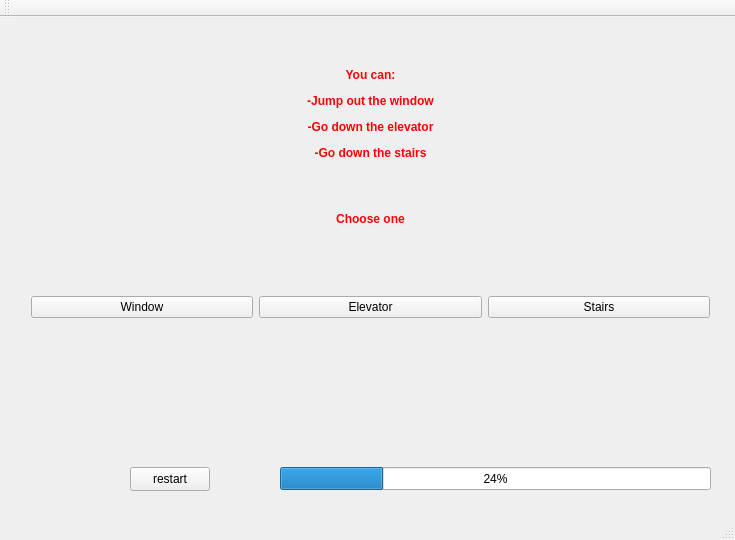
<?xml version="1.0" encoding="UTF-8"?>
<ui version="4.0">
 <class>MainWindow</class>
 <widget class="QMainWindow" name="MainWindow">
  <property name="geometry">
   <rect>
    <x>0</x>
    <y>0</y>
    <width>735</width>
    <height>540</height>
   </rect>
  </property>
  <property name="windowTitle">
   <string>MainWindow</string>
  </property>
  <property name="styleSheet">
   <string notr="true">QPushButton:hover
{
	background-color: green;
}2</string>
  </property>
  <widget class="QWidget" name="centralWidget">
   <widget class="QStackedWidget" name="stackedWidget">
    <property name="geometry">
     <rect>
      <x>0</x>
      <y>0</y>
      <width>741</width>
      <height>441</height>
     </rect>
    </property>
    <property name="layoutDirection">
     <enum>Qt::LeftToRight</enum>
    </property>
    <property name="currentIndex">
     <number>0</number>
    </property>
    <widget class="QWidget" name="page">
     <widget class="QWidget" name="layoutWidget">
      <property name="geometry">
       <rect>
        <x>20</x>
        <y>260</y>
        <width>701</width>
        <height>61</height>
       </rect>
      </property>
      <layout class="QHBoxLayout" name="horizontalLayout">
       <item>
        <widget class="QPushButton" name="windowBtn">
         <property name="text">
          <string>Window</string>
         </property>
        </widget>
       </item>
       <item>
        <widget class="QPushButton" name="elevatorBtn">
         <property name="text">
          <string>Elevator</string>
         </property>
        </widget>
       </item>
       <item>
        <widget class="QPushButton" name="stairsBtn">
         <property name="text">
          <string>Stairs</string>
         </property>
        </widget>
       </item>
      </layout>
     </widget>
     <widget class="QLabel" name="label">
      <property name="geometry">
       <rect>
        <x>30</x>
        <y>40</y>
        <width>681</width>
        <height>181</height>
       </rect>
      </property>
      <property name="text">
       <string>&lt;html&gt;&lt;head/&gt;&lt;body&gt;&lt;p align=&quot;center&quot;&gt;&lt;span style=&quot; font-weight:600; color:#fc0107;&quot;&gt;You can:&lt;/span&gt;&lt;/p&gt;&lt;p align=&quot;center&quot;&gt;&lt;span style=&quot; font-weight:600; color:#fc0107;&quot;&gt;-Jump out the window&lt;/span&gt;&lt;/p&gt;&lt;p align=&quot;center&quot;&gt;&lt;span style=&quot; font-weight:600; color:#fc0107;&quot;&gt;-Go down the elevator&lt;/span&gt;&lt;/p&gt;&lt;p align=&quot;center&quot;&gt;&lt;span style=&quot; font-weight:600; color:#fc0107;&quot;&gt;-Go down the stairs&lt;/span&gt;&lt;/p&gt;&lt;p align=&quot;center&quot;&gt;&lt;br/&gt;&lt;/p&gt;&lt;p align=&quot;center&quot;&gt;&lt;span style=&quot; font-weight:600; color:#fc0107;&quot;&gt;Choose one&lt;/span&gt;&lt;/p&gt;&lt;/body&gt;&lt;/html&gt;</string>
      </property>
     </widget>
    </widget>
    <widget class="QWidget" name="page_2">
     <widget class="QFrame" name="frame_2">
      <property name="geometry">
       <rect>
        <x>0</x>
        <y>-1</y>
        <width>741</width>
        <height>441</height>
       </rect>
      </property>
      <property name="styleSheet">
       <string notr="true">#frame_2 {
	background : url(:/images/fire.jpg);
	background-attachment: fixed;
	background-repeat: norepeat;
	background-color: rgb(211, 210, 204);
	background-position: centre
}</string>
      </property>
      <property name="frameShape">
       <enum>QFrame::StyledPanel</enum>
      </property>
      <property name="frameShadow">
       <enum>QFrame::Raised</enum>
      </property>
      <widget class="QLabel" name="windowDeathLabel">
       <property name="geometry">
        <rect>
         <x>120</x>
         <y>50</y>
         <width>501</width>
         <height>281</height>
        </rect>
       </property>
       <property name="styleSheet">
        <string notr="true">#windowDeathLabel{
	font-family : &quot;Times New Roman&quot;, Times, serif;
	font-size: 40px;
	font-weight: bold;
	font-variant: small-caps;
	color: black;
	text-align: center;
}</string>
       </property>
       <property name="text">
        <string>                  You Died</string>
       </property>
      </widget>
      <widget class="QLabel" name="fireLabel">
       <property name="geometry">
        <rect>
         <x>50</x>
         <y>240</y>
         <width>201</width>
         <height>201</height>
        </rect>
       </property>
       <property name="text">
        <string/>
       </property>
      </widget>
     </widget>
    </widget>
    <widget class="QWidget" name="page_3">
     <widget class="QFrame" name="frame">
      <property name="geometry">
       <rect>
        <x>10</x>
        <y>10</y>
        <width>721</width>
        <height>431</height>
       </rect>
      </property>
      <property name="styleSheet">
       <string notr="true">#frame {
	background : url(:/images/closed_elevator.png);
	background-attachment: fixed;
	background-repeat: norepeat;
	background-color: rgb(211, 210, 204);
	background-position: centre
}</string>
      </property>
      <property name="frameShape">
       <enum>QFrame::StyledPanel</enum>
      </property>
      <property name="frameShadow">
       <enum>QFrame::Raised</enum>
      </property>
      <widget class="QRadioButton" name="radioButton">
       <property name="geometry">
        <rect>
         <x>500</x>
         <y>220</y>
         <width>16</width>
         <height>22</height>
        </rect>
       </property>
       <property name="styleSheet">
        <string notr="true"/>
       </property>
       <property name="text">
        <string/>
       </property>
      </widget>
      <widget class="QPushButton" name="enterLiftBtn">
       <property name="geometry">
        <rect>
         <x>320</x>
         <y>350</y>
         <width>80</width>
         <height>24</height>
        </rect>
       </property>
       <property name="text">
        <string>Enter</string>
       </property>
      </widget>
     </widget>
    </widget>
    <widget class="QWidget" name="page_4">
     <widget class="QLabel" name="label_2">
      <property name="geometry">
       <rect>
        <x>20</x>
        <y>20</y>
        <width>371</width>
        <height>81</height>
       </rect>
      </property>
      <property name="text">
       <string>In lift, go up you live, go down die of smoke</string>
      </property>
     </widget>
     <widget class="QLCDNumber" name="floorNumber">
      <property name="geometry">
       <rect>
        <x>260</x>
        <y>100</y>
        <width>231</width>
        <height>91</height>
       </rect>
      </property>
      <property name="segmentStyle">
       <enum>QLCDNumber::Filled</enum>
      </property>
     </widget>
     <widget class="QPushButton" name="upBtn">
      <property name="geometry">
       <rect>
        <x>250</x>
        <y>200</y>
        <width>111</width>
        <height>61</height>
       </rect>
      </property>
      <property name="text">
       <string>UP</string>
      </property>
     </widget>
     <widget class="QPushButton" name="downBtn">
      <property name="geometry">
       <rect>
        <x>390</x>
        <y>200</y>
        <width>121</width>
        <height>61</height>
       </rect>
      </property>
      <property name="text">
       <string>DOWN</string>
      </property>
     </widget>
     <widget class="QPushButton" name="goBtn">
      <property name="geometry">
       <rect>
        <x>340</x>
        <y>380</y>
        <width>80</width>
        <height>24</height>
       </rect>
      </property>
      <property name="text">
       <string>Go</string>
      </property>
     </widget>
    </widget>
    <widget class="QWidget" name="page_5">
     <widget class="QLabel" name="label_3">
      <property name="geometry">
       <rect>
        <x>200</x>
        <y>80</y>
        <width>261</width>
        <height>71</height>
       </rect>
      </property>
      <property name="text">
       <string>Hallway, turn left or right?</string>
      </property>
     </widget>
     <widget class="QPushButton" name="leftBtn">
      <property name="geometry">
       <rect>
        <x>110</x>
        <y>240</y>
        <width>80</width>
        <height>24</height>
       </rect>
      </property>
      <property name="text">
       <string>&lt;----</string>
      </property>
     </widget>
     <widget class="QPushButton" name="rightBtn">
      <property name="geometry">
       <rect>
        <x>490</x>
        <y>240</y>
        <width>80</width>
        <height>24</height>
       </rect>
      </property>
      <property name="text">
       <string>----&gt;</string>
      </property>
     </widget>
     <widget class="QLabel" name="label_7">
      <property name="geometry">
       <rect>
        <x>200</x>
        <y>40</y>
        <width>191</width>
        <height>51</height>
       </rect>
      </property>
      <property name="text">
       <string>Gone up.</string>
      </property>
     </widget>
    </widget>
    <widget class="QWidget" name="page_6">
     <widget class="QLabel" name="label_4">
      <property name="geometry">
       <rect>
        <x>210</x>
        <y>80</y>
        <width>301</width>
        <height>131</height>
       </rect>
      </property>
      <property name="text">
       <string>Turned left, maybe find axe or extinguisher?</string>
      </property>
     </widget>
     <widget class="QLabel" name="label_5">
      <property name="geometry">
       <rect>
        <x>300</x>
        <y>170</y>
        <width>171</width>
        <height>31</height>
       </rect>
      </property>
      <property name="text">
       <string>DeadEnd</string>
      </property>
     </widget>
     <widget class="QPushButton" name="rightBtn2">
      <property name="geometry">
       <rect>
        <x>240</x>
        <y>220</y>
        <width>191</width>
        <height>51</height>
       </rect>
      </property>
      <property name="text">
       <string>-------&gt;</string>
      </property>
     </widget>
    </widget>
    <widget class="QWidget" name="page_7">
     <widget class="QLabel" name="label_6">
      <property name="geometry">
       <rect>
        <x>90</x>
        <y>80</y>
        <width>611</width>
        <height>111</height>
       </rect>
      </property>
      <property name="text">
       <string>Stairs? Maybe find another item? Or use fire extinguisher on fire blockig stairs</string>
      </property>
     </widget>
     <widget class="QPushButton" name="downStairsBtn">
      <property name="geometry">
       <rect>
        <x>390</x>
        <y>260</y>
        <width>161</width>
        <height>51</height>
       </rect>
      </property>
      <property name="text">
       <string>Down Stairs</string>
      </property>
     </widget>
     <widget class="QPushButton" name="pushButton_4">
      <property name="geometry">
       <rect>
        <x>100</x>
        <y>260</y>
        <width>121</width>
        <height>51</height>
       </rect>
      </property>
      <property name="text">
       <string>&lt;-----</string>
      </property>
     </widget>
    </widget>
    <widget class="QWidget" name="page_8">
     <widget class="QLabel" name="label_8">
      <property name="geometry">
       <rect>
        <x>130</x>
        <y>60</y>
        <width>401</width>
        <height>101</height>
       </rect>
      </property>
      <property name="text">
       <string>&lt;html&gt;&lt;head/&gt;&lt;body&gt;&lt;p&gt;Downstairs, maybe here there's a fire and you use&lt;/p&gt;&lt;p&gt;the fire extinguisher to get rid of it, and lose alot of&lt;/p&gt;&lt;p&gt;health for the craic &lt;/p&gt;&lt;/body&gt;&lt;/html&gt;</string>
      </property>
     </widget>
     <widget class="QPushButton" name="pushButton">
      <property name="geometry">
       <rect>
        <x>450</x>
        <y>380</y>
        <width>101</width>
        <height>41</height>
       </rect>
      </property>
      <property name="text">
       <string>Spray?</string>
      </property>
     </widget>
     <widget class="QProgressBar" name="progressBar">
      <property name="geometry">
       <rect>
        <x>430</x>
        <y>140</y>
        <width>161</width>
        <height>231</height>
       </rect>
      </property>
      <property name="value">
       <number>24</number>
      </property>
      <property name="orientation">
       <enum>Qt::Vertical</enum>
      </property>
     </widget>
     <widget class="QPushButton" name="goBtn_2">
      <property name="geometry">
       <rect>
        <x>70</x>
        <y>240</y>
        <width>151</width>
        <height>91</height>
       </rect>
      </property>
      <property name="text">
       <string>Go</string>
      </property>
     </widget>
     <widget class="QPushButton" name="pushButton_5">
      <property name="geometry">
       <rect>
        <x>150</x>
        <y>370</y>
        <width>80</width>
        <height>24</height>
       </rect>
      </property>
      <property name="text">
       <string>&lt;------</string>
      </property>
     </widget>
    </widget>
    <widget class="QWidget" name="page_9">
     <widget class="QLabel" name="label_9">
      <property name="geometry">
       <rect>
        <x>90</x>
        <y>70</y>
        <width>491</width>
        <height>171</height>
       </rect>
      </property>
      <property name="text">
       <string>Found Axe. Can go back or go down stairs</string>
      </property>
     </widget>
     <widget class="QPushButton" name="pushButton_2">
      <property name="geometry">
       <rect>
        <x>90</x>
        <y>280</y>
        <width>111</width>
        <height>51</height>
       </rect>
      </property>
      <property name="text">
       <string>&lt;-----</string>
      </property>
     </widget>
     <widget class="QPushButton" name="pushButton_3">
      <property name="geometry">
       <rect>
        <x>340</x>
        <y>280</y>
        <width>111</width>
        <height>51</height>
       </rect>
      </property>
      <property name="text">
       <string>Go down stairs</string>
      </property>
     </widget>
    </widget>
    <widget class="QWidget" name="page_10">
     <widget class="QLabel" name="label_10">
      <property name="geometry">
       <rect>
        <x>310</x>
        <y>170</y>
        <width>201</width>
        <height>101</height>
       </rect>
      </property>
      <property name="text">
       <string>Found firefighter, Saved</string>
      </property>
     </widget>
    </widget>
    <widget class="QWidget" name="page_11">
     <widget class="QLabel" name="label_11">
      <property name="geometry">
       <rect>
        <x>210</x>
        <y>80</y>
        <width>271</width>
        <height>121</height>
       </rect>
      </property>
      <property name="text">
       <string>lift filled with smoke, you dead</string>
      </property>
     </widget>
    </widget>
   </widget>
   <widget class="QProgressBar" name="healthBar">
    <property name="geometry">
     <rect>
      <x>280</x>
      <y>450</y>
      <width>431</width>
      <height>23</height>
     </rect>
    </property>
    <property name="value">
     <number>24</number>
    </property>
   </widget>
   <widget class="QPushButton" name="restart">
    <property name="geometry">
     <rect>
      <x>130</x>
      <y>450</y>
      <width>80</width>
      <height>24</height>
     </rect>
    </property>
    <property name="text">
     <string>restart</string>
    </property>
   </widget>
  </widget>
  <widget class="QMenuBar" name="menuBar">
   <property name="geometry">
    <rect>
     <x>0</x>
     <y>0</y>
     <width>735</width>
     <height>22</height>
    </rect>
   </property>
  </widget>
  <widget class="QToolBar" name="mainToolBar">
   <attribute name="toolBarArea">
    <enum>TopToolBarArea</enum>
   </attribute>
   <attribute name="toolBarBreak">
    <bool>false</bool>
   </attribute>
  </widget>
  <widget class="QStatusBar" name="statusBar"/>
 </widget>
 <layoutdefault spacing="6" margin="11"/>
 <resources/>
 <connections/>
</ui>
